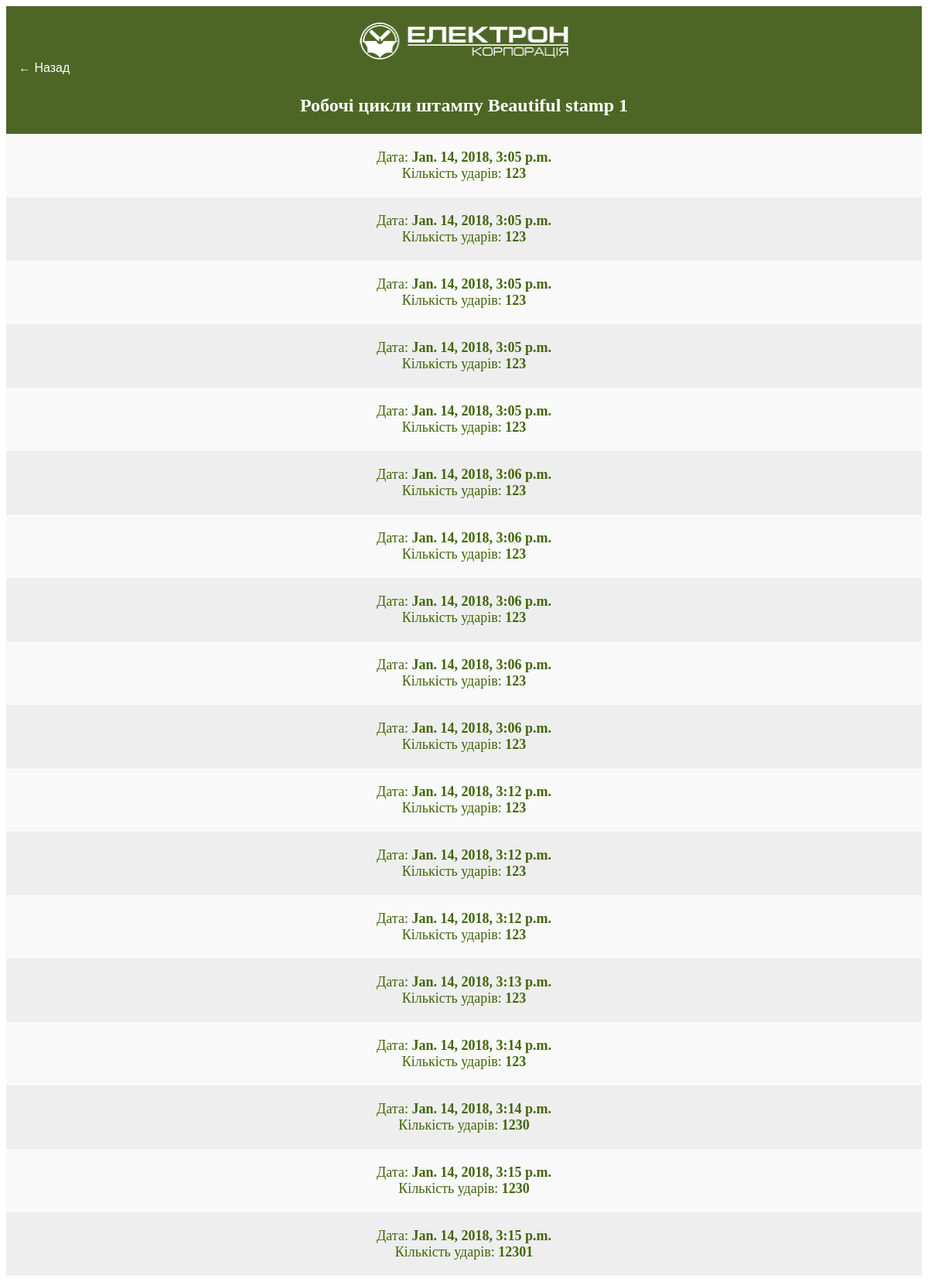
The page /electron/machines/15/23/ on the database its author committed.
### electron/models.py (models this page shows, shortened)
class Stamp(models.Model):
    name = models.CharField(max_length=200)
    machine = models.ForeignKey(Machine, on_delete=models.CASCADE)
    objects = models.Manager()

class WorkCycle(models.Model):
    strikes_number = models.IntegerField(max_length=1000)
    date = models.DateTimeField(auto_now_add=True)
    stamp = models.ForeignKey(Stamp, on_delete=models.CASCADE)
    objects = models.Manager()

### electron/views.py (the view)
# urls.py: url(r'^machines/(?P<machine_id>[0-9]+)/(?P<stamp_id>[0-9]+)/$', views.work_cycles, name="work_cycles"),
def work_cycles(request, machine_id, stamp_id):
    machine = get_object_or_404(Machine, id=machine_id)
    stamp = get_object_or_404(Stamp, id=stamp_id)
    return render(request, 'electron/workcycles.html', {'machine': machine, 'stamp': stamp})

### electron/templates/electron/workcycles.html (shortened to what this page needs)
{% extends 'electron/base.html' %}
{% block body %}
<body>
    <header class="header">
        <img src="/static/electron/images/logo.png" alt="" class="header__logo">
        <div class="header__info">
            <input type=button value="&#8592; Назад" onClick="javascript:history.go(-1);" class="header__back-button">
            <h2 class="header__title">Робочі цикли штампу {{ stamp.name }}</h2>
        </div>
    </header>
    <div class="list">
        {% for work_cycle in stamp.workcycle_set.all %}
            <a class="list__elem">Дата: <span class="list__info">{{ work_cycle.date }}</span>
                <br>Кількість ударів: <span class="list__info">{{ work_cycle.strikes_number }}</span></a>
        {% endfor %}
	</div>
</body>
{%  endblock %}

### electron/templates/electron/base.html (shortened to what this page needs)
<!DOCTYPE html>
<html lang="en">
<head>
    <link rel="stylesheet" href="/static/electron/style/header.css">
    <link rel="stylesheet" href="/static/electron/style/list.css">
</head>
<body>
    {% block body %}
    {% endblock %}
</body>
</html>

### electron/static/electron/style/header.css (style rules this page uses)
.header { background-color: #4D6626; padding: 20px 10px; color: white; text-align: center; }
.header__title { height: 30px; display: inline-block; color: white; width: 95%; margin: 25px auto 0 auto; }
.header__logo { width: 270px; height: 50px; margin: auto; display: block; }
.header__back-button { background-color: #4D6626; border: none; color: white; text-align: center; text-decoration: none; display: inline-block; font-size: 16px; cursor: pointer; float: left; }

### electron/static/electron/style/list.css (style rules this page uses)
.list { margin: 0; padding: 0; }
.list__elem { cursor: pointer; position: relative; padding: 20px 0 20px 0; list-style-type: none; background: #eee; font-size: 18px; transition: 0.2s; text-align: center; display: block; text-decoration: none; color: #416607; }
.list__elem:nth-child(odd) { background: #f9f9f9; }
.list__info { font-weight: bold; }

### rows shown on the page
Stamp: name "Beautiful stamp 1"
WorkCycle: date "Jan. 14, 2018, 3:05 p.m.", strikes_number "123"
WorkCycle: date "Jan. 14, 2018, 3:05 p.m.", strikes_number "123"
WorkCycle: date "Jan. 14, 2018, 3:05 p.m.", strikes_number "123"
WorkCycle: date "Jan. 14, 2018, 3:05 p.m.", strikes_number "123"
WorkCycle: date "Jan. 14, 2018, 3:05 p.m.", strikes_number "123"
WorkCycle: date "Jan. 14, 2018, 3:06 p.m.", strikes_number "123"
WorkCycle: date "Jan. 14, 2018, 3:06 p.m.", strikes_number "123"
WorkCycle: date "Jan. 14, 2018, 3:06 p.m.", strikes_number "123"
WorkCycle: date "Jan. 14, 2018, 3:06 p.m.", strikes_number "123"
WorkCycle: date "Jan. 14, 2018, 3:06 p.m.", strikes_number "123"
WorkCycle: date "Jan. 14, 2018, 3:12 p.m.", strikes_number "123"
WorkCycle: date "Jan. 14, 2018, 3:12 p.m.", strikes_number "123"
WorkCycle: date "Jan. 14, 2018, 3:12 p.m.", strikes_number "123"
WorkCycle: date "Jan. 14, 2018, 3:13 p.m.", strikes_number "123"
WorkCycle: date "Jan. 14, 2018, 3:14 p.m.", strikes_number "123"
WorkCycle: date "Jan. 14, 2018, 3:14 p.m.", strikes_number "1230"
WorkCycle: date "Jan. 14, 2018, 3:15 p.m.", strikes_number "1230"
WorkCycle: date "Jan. 14, 2018, 3:15 p.m.", strikes_number "12301"
